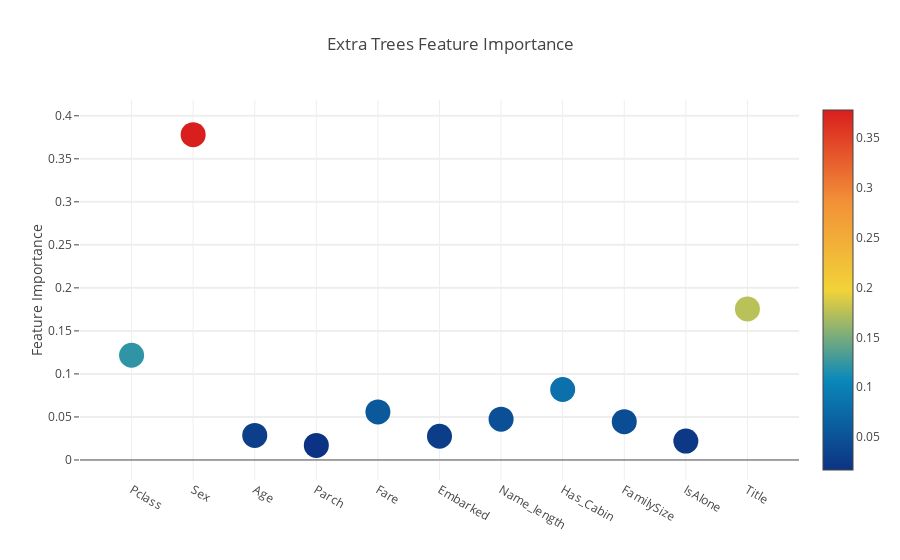

Here is the notebook cell this chart was saved with:
### Code cell
# Scatter plot
trace = go.Scatter(
    y = feature_dataframe['Extra Trees feature importances'].values,
    x = feature_dataframe['features'].values,
    mode = 'markers',
    marker = dict(
        sizemode = 'diameter',
        sizeref = 1,
        size = 25,
        color = feature_dataframe['Extra Trees feature importances'].values,
        colorscale='Portland',
        showscale=True
    ),
    text = feature_dataframe['features'].values
)
data = [trace]

layout = go.Layout(
    autosize = True,
    title = 'Extra Trees Feature Importance',
    hovermode = 'closest',
    yaxis=dict(
        title='Feature Importance',
        ticklen=5,
        gridwidth=2
    ),
    showlegend=False
)
fig = go.Figure(data=data, layout=layout)
py.iplot(fig, filename='scatter2010')

### Figure 1 — Plotly figure (JSON) as saved in the notebook; plotly's stock layout.template omitted (floating-point values rounded to 4 significant figures)
{"data": [{"marker": {"color": [0.1217, 0.3781, 0.02849, 0.01696, 0.05584, 0.02756, 0.04737, 0.08191, 0.04456, 0.02193, 0.1756], "colorscale": "Portland", "showscale": true, "size": 25, "sizemode": "diameter", "sizeref": 1}, "mode": "markers", "text": ["Pclass", "Sex", "Age", "Parch", "Fare", "Embarked", "Name_length", "Has_Cabin", "FamilySize", "IsAlone", "Title"], "type": "scatter", "x": ["Pclass", "Sex", "Age", "Parch", "Fare", "Embarked", "Name_length", "Has_Cabin", "FamilySize", "IsAlone", "Title"], "y": [0.1217, 0.3781, 0.02849, 0.01696, 0.05584, 0.02756, 0.04737, 0.08191, 0.04456, 0.02193, 0.1756]}], "layout": {"autosize": true, "hovermode": "closest", "showlegend": false, "title": "Extra Trees Feature Importance", "yaxis": {"gridwidth": 2, "ticklen": 5, "title": "Feature Importance"}}}
